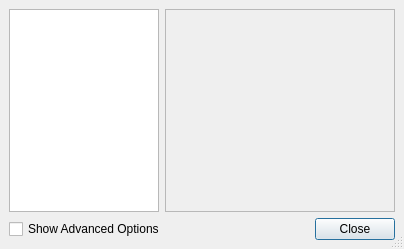
<?xml version="1.0" encoding="UTF-8"?>
<ui version="4.0">
 <class>QConfigurationDialogBase</class>
 <widget class="QDialog" name="QConfigurationDialogBase">
  <property name="geometry">
   <rect>
    <x>0</x>
    <y>0</y>
    <width>404</width>
    <height>249</height>
   </rect>
  </property>
  <property name="windowIcon">
   <iconset resource="../main/main.qrc">
    <normaloff>:/images/preferences.png</normaloff>:/images/preferences.png</iconset>
  </property>
  <property name="sizeGripEnabled">
   <bool>true</bool>
  </property>
  <layout class="QVBoxLayout">
   <property name="spacing">
    <number>6</number>
   </property>
   <property name="leftMargin">
    <number>9</number>
   </property>
   <property name="topMargin">
    <number>9</number>
   </property>
   <property name="rightMargin">
    <number>9</number>
   </property>
   <property name="bottomMargin">
    <number>9</number>
   </property>
   <item>
    <layout class="QHBoxLayout">
     <property name="spacing">
      <number>6</number>
     </property>
     <property name="leftMargin">
      <number>0</number>
     </property>
     <property name="topMargin">
      <number>0</number>
     </property>
     <property name="rightMargin">
      <number>0</number>
     </property>
     <property name="bottomMargin">
      <number>0</number>
     </property>
     <item>
      <widget class="QListWidget" name="m_optionsList">
       <property name="sizePolicy">
        <sizepolicy hsizetype="Minimum" vsizetype="Minimum">
         <horstretch>0</horstretch>
         <verstretch>0</verstretch>
        </sizepolicy>
       </property>
       <property name="maximumSize">
        <size>
         <width>150</width>
         <height>16777215</height>
        </size>
       </property>
       <property name="focusPolicy">
        <enum>Qt::NoFocus</enum>
       </property>
       <property name="iconSize">
        <size>
         <width>48</width>
         <height>48</height>
        </size>
       </property>
       <property name="spacing">
        <number>2</number>
       </property>
      </widget>
     </item>
     <item>
      <widget class="QStackedWidget" name="m_optionsStack">
       <property name="frameShape">
        <enum>QFrame::StyledPanel</enum>
       </property>
       <property name="frameShadow">
        <enum>QFrame::Sunken</enum>
       </property>
      </widget>
     </item>
    </layout>
   </item>
   <item>
    <layout class="QHBoxLayout">
     <property name="spacing">
      <number>6</number>
     </property>
     <property name="leftMargin">
      <number>0</number>
     </property>
     <property name="topMargin">
      <number>0</number>
     </property>
     <property name="rightMargin">
      <number>0</number>
     </property>
     <property name="bottomMargin">
      <number>0</number>
     </property>
     <item>
      <widget class="QCheckBox" name="m_viewAdvancedOptions">
       <property name="text">
        <string>Show Advanced Options</string>
       </property>
      </widget>
     </item>
     <item>
      <spacer>
       <property name="orientation">
        <enum>Qt::Horizontal</enum>
       </property>
       <property name="sizeType">
        <enum>QSizePolicy::Expanding</enum>
       </property>
       <property name="sizeHint" stdset="0">
        <size>
         <width>388</width>
         <height>20</height>
        </size>
       </property>
      </spacer>
     </item>
     <item>
      <widget class="QPushButton" name="m_okButton">
       <property name="text">
        <string>Close</string>
       </property>
       <property name="shortcut">
        <string>Alt+B</string>
       </property>
       <property name="autoDefault">
        <bool>true</bool>
       </property>
       <property name="default">
        <bool>true</bool>
       </property>
      </widget>
     </item>
    </layout>
   </item>
  </layout>
 </widget>
 <tabstops>
  <tabstop>m_okButton</tabstop>
  <tabstop>m_viewAdvancedOptions</tabstop>
  <tabstop>m_optionsList</tabstop>
 </tabstops>
 <resources>
  <include location="../main/main.qrc"/>
  <include location="../main/main.qrc"/>
  <include location="../main/main.qrc"/>
 </resources>
 <connections>
  <connection>
   <sender>m_okButton</sender>
   <signal>clicked()</signal>
   <receiver>QConfigurationDialogBase</receiver>
   <slot>close()</slot>
   <hints>
    <hint type="sourcelabel">
     <x>312</x>
     <y>238</y>
    </hint>
    <hint type="destinationlabel">
     <x>20</x>
     <y>20</y>
    </hint>
   </hints>
  </connection>
  <connection>
   <sender>m_optionsList</sender>
   <signal>currentRowChanged(int)</signal>
   <receiver>m_optionsStack</receiver>
   <slot>setCurrentIndex(int)</slot>
   <hints>
    <hint type="sourcelabel">
     <x>86</x>
     <y>129</y>
    </hint>
    <hint type="destinationlabel">
     <x>225</x>
     <y>111</y>
    </hint>
   </hints>
  </connection>
 </connections>
</ui>
